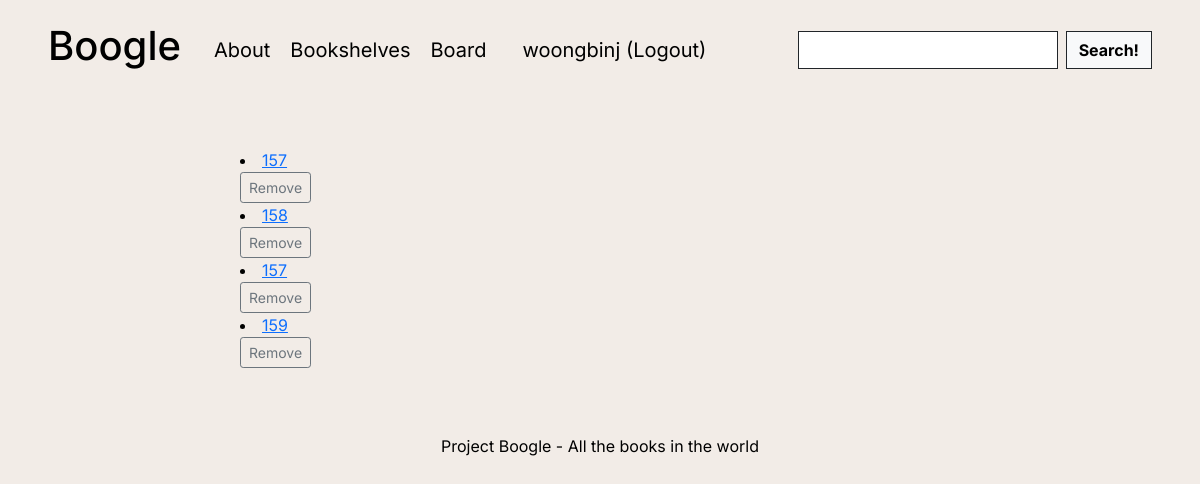
Before: /bookshelves/ (signed in) with the older database file.
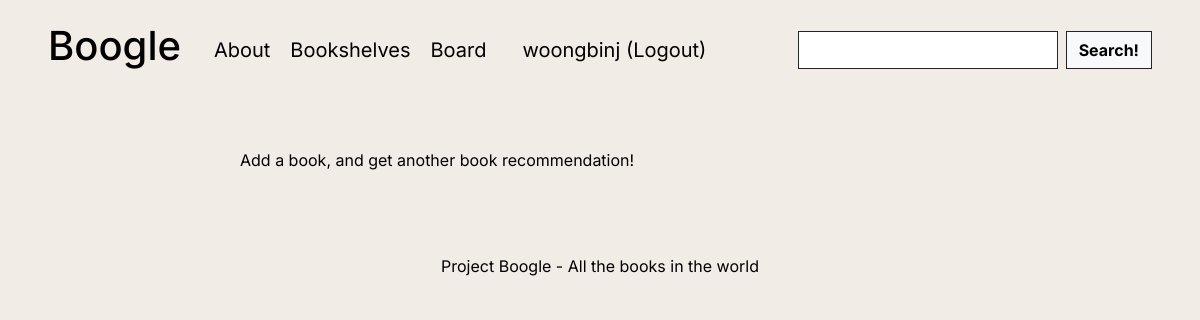
After: the same page with the newer database file.
### pybo/models.py (models this page shows)
class User(db.Model):
    __tablename__ = 'user'   #테이블 이름 : user
    id = db.Column(db.Integer, primary_key = True)   #id를 프라이머리키로 설정
    username = db.Column(db.String(8), nullable = False)
    email = db.Column(db.String(32), nullable = False)
    password = db.Column(db.String(64), nullable = False)
    author = db.Column(db.String(8))
    genre = db.Column(db.String(64))
    audio = db.Column(db.Integer)

class Bookshelf(db.Model):
    __tablename__ = 'bookshelf'   #테이블 이름 : bookshelf
    id = db.Column(db.Integer, primary_key=True, autoincrement=True)
    userid = db.Column(db.Integer, db.ForeignKey('user.id', ondelete='CASCADE'))
    bookid = db.Column(db.Integer, db.ForeignKey('book.id', ondelete='CASCADE'))

### pybo/views/book_views.py (the view)
@bp.route('/bookshelves/', methods=('GET', 'POST'))
def bookshelves():
    user_id = session.get('user_id')
    if user_id is None:
        return redirect(url_for('auth.login'))
    books = []
    books = Bookshelf.query.filter_by(userid=user_id).all() #현재 로그인한 user가 저장한 책 리스트
    print(books)
    return render_template('book/bookshelves.html', books=books)

### pybo/views/auth_views.py (called while the page is built)
@bp.before_app_request
def load_logged_in_user():
    user_id = session.get('user_id')
    if user_id is None:
        g.user = None
    else:
        g.user = User.query.get(user_id)

### pybo/templates/book/bookshelves.html (shortened to what this page needs)
{% extends 'main/base.html' %}
{% block content %}
    {% if books %}
        {% for book in books %}
            <li><a href="{{ url_for('book.details', book_id=book['bookid']) }}">{{ book.bookid }}</a></li>
            <a href="javascript:void(0)" class="delete btn btn-sm btn-outline-secondary"
            data-uri="{{ url_for('book.delete', bookshelf_id=book['id']) }}">Remove</a>
        {% endfor %}
    {% else %}
        <p>Add a book, and get another book recommendation!</p>
    {% endif %}
{% endblock %}

### pybo/templates/main/base.html (shortened to what this page needs)
<!DOCTYPE html>
<html lang="eng">
    <head>
        {% block head %}
        <link rel="stylesheet" href="{{ url_for('static', filename='css/bootstrap.min.css')}}">
        <link rel="stylesheet" href="{{ url_for('static', filename='css/base.css')}}">
        {% endblock %}
    </head>
    <body>
        <div class="page-header">
          <div class="header-container">
            <a class="logo-container" href ="{{ url_for('main.index') }}">
              <div class="logo_text">
                  <h1>Boogle</h1>
              </div>
            </a>
            <div class="Nav-bar">
              <nav class="nav">
                <a href ="{{ url_for('main.about') }}">About</a>
                <a href ="{{ url_for('book.bookshelves') }}">Bookshelves</a>
                <a href ="{{ url_for('question.board') }}">Board</a>
                {% if g.user %}
                  <a class="nav-link" href="{{ url_for('auth.logout') }}">{{ g.user.username }} (Logout)</a>
                {% else %}
                  <a class="nav-link" href="{{ url_for('auth.login') }}">Login</a>
                  <a class="nav-link" href="{{ url_for('auth.signup') }}">Sign up</a>
                {% endif %}
            </div>
            <div class="search_box">
              <form class="d-flex" method="get" action="{{ url_for('book.search') }}">
                  <input type="search" aria-label="Search" name = 'book' class = "form-control me-2 border-dark rounded-0" id="book" rows="3" />
                  <button type = "submit" class = "btn btn-light border-dark rounded-0"> <strong>Search!</strong></button>
              </form>
            </div>
          </div>
        </div>
      <section class="m-5">
        <div class="content-container">
          <div class="row gx-4 gx-lg-5 justify-content-center">
            <div class="col-md-8">
              {% block content %}{% endblock %}
            </div>
          </div>
        </div>
      </section>
      <footer class="py-5 mt-auto">
        <div class="page-bottom">
          <div class="copyright">
            Project Boogle - All the books in the world
          </div>
        </div>
      </footer>
    </body>
</html>

### pybo/static/css/base.css (style rules this page uses)
body, html { margin: 0; background: #F2ECE7 !important; color: black; font-family: 'Inter', sans-serif; min-height: 100vh; width: 100%; display: -webkit-box; display: -ms-flexbox; display: flex; -webkit-box-orient: horizontal; -webkit-box-direction: normal; -ms-flex-direction: column; flex-direction: column; -webkit-box-align: center; -ms-flex-align: center; }
* { box-sizing: border-box; }
body { min-height: 100%; }
.page-header { z-index: 1; background: #F2ECE7; color: black; position: sticky; top: 0; min-height: 100px; display: block; width: 100%; display: flex; align-items: center; font-size: 1.2rem; }
.header-container { display: flex; align-items: center; padding: 0 4%; }
.logo-container { display: flex; align-items: center; text-decoration: unset; margin-right: 5px; }
.logo_text { font-family: 'Inter', sans-serif; font-size: 40px; font-weight: bold; color: black; }
.Nav-bar { margin-left: 18px; }
.nav { align-items: center; }
.search_box { position: absolute; right: 4%; }
.nav a { margin: 10px; text-decoration: none; font-family: 'Inter', sans-serif; font-size: 20px; color: black; }
.search_box form { display: flex; }
.content-container { flex:1; color: black; }
.page-bottom { height: 30px; position: relative; transform: translateY(-100%); width: 100%; }
.copyright { text-align: center; }

Changed rows visible on the page:
removed Bookshelf: bookid "157"
removed Bookshelf: bookid "158"
removed Bookshelf: bookid "157"
removed Bookshelf: bookid "159"
Other visible differences:
text now shown: "Add a book, and get another book recommendation!"
